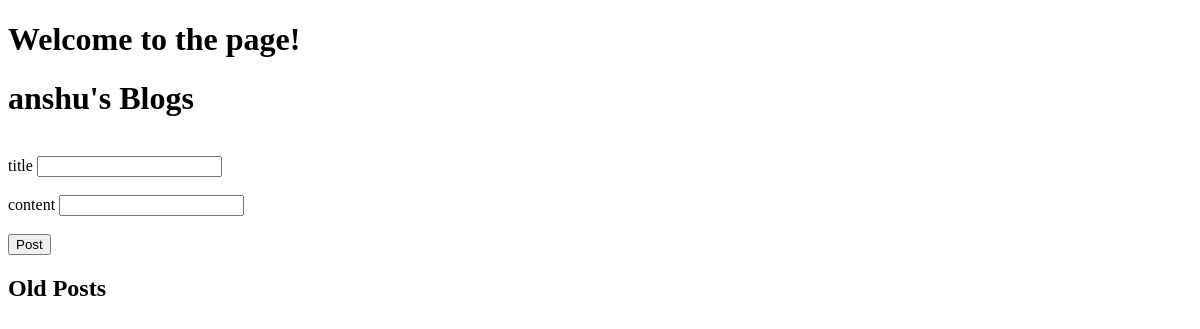
Page /blog (signed in) on the earlier database version.
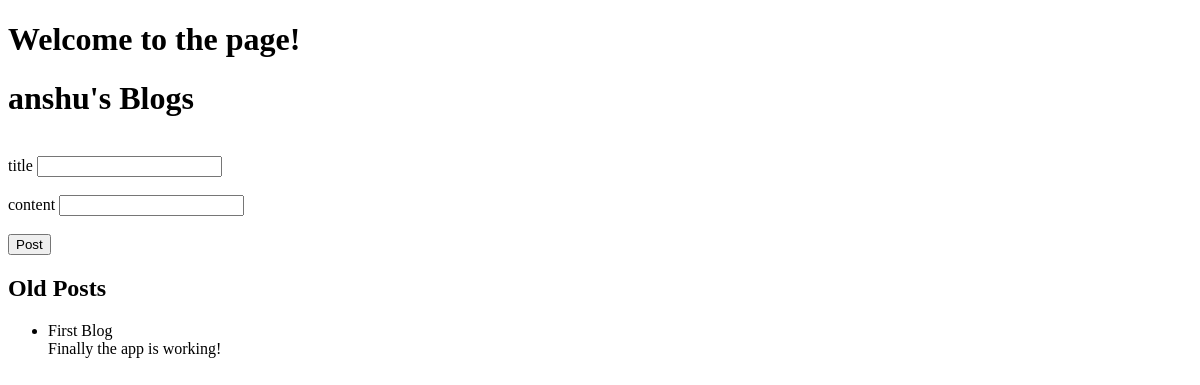
Same page on the later database version.
### app.py (models this page shows)
class User(UserMixin, db.Model):
    id = db.Column(db.Integer, primary_key=True)
    username = db.Column(db.String(150), unique=True, nullable=False)
    password = db.Column(db.String(150), nullable=False)
    blogs = db.relationship('Blog', backref='user', lazy=True)
    comments = db.relationship('Comment', backref='user', lazy=True)

class Blog(db.Model):
    id = db.Column(db.Integer, primary_key=True)
    title = db.Column(db.String(100))
    content = db.Column(db.String(10000))
    userid = db.Column(db.Integer, db.ForeignKey('user.id'))
    comments = db.relationship('Comment', backref='blog', lazy=True)

### app.py (the view, shortened to what this page needs)
@app.route('/blog', methods=['GET', 'POST'])
@login_required
def blog_post():
    form = BlogForm()
    blogs = current_user.blogs
    return render_template('blog.html', blogs=blogs, form=form)

### forms.py
class BlogForm(FlaskForm):
    title = StringField('title', validators=[DataRequired()])
    content = StringField('content', validators=[DataRequired()])
    submit = SubmitField('Post')

### app.py (called while the page is built)
@login_manager.user_loader
def load_user(user_id):
    return User.query.get(int(user_id))

### templates/blog.html (shortened to what this page needs)
{% extends "layout.html" %}
{% block content %}
<h1>{{ current_user.username }}'s Blogs</h1>
    <form action="" method="post">
        {{ form.hidden_tag() }} <br>
        <div>
            {{ form.title.label }}
            {{ form.title }}
        </div><br>
        <div>
            {{ form.content.label }}
            {{ form.content }}
        </div><br>
        <div>
            {{ form.submit() }}
        </div>
        <div><h2>Old Posts</h2></div>
        <ul>
            {% for blog in blogs %}
                <li>
                    <div>{{ blog.title }}</div>
                    <div>{{ blog.content }}</div>
                </li>
            {% endfor %}
        </ul>
    </form>
{% endblock content %}

### templates/layout.html (shortened to what this page needs)
<!DOCTYPE html>
<html lang="en">
<head>
</head>
<body>
    <h1>Welcome to the {{ title }} page!</h1>
    {% block content %}
    {% endblock content %}
</body>
</html>

Differences in the rows shown:
added Blog: title "First Blog", content "Finally the app is working!"
